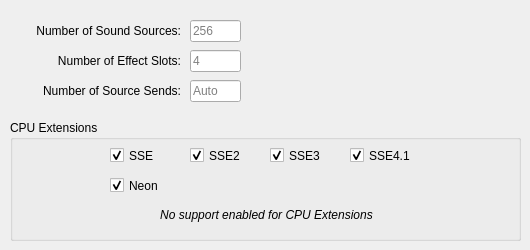
    <widget class="QWidget" name="tab_2">
     <attribute name="title">
      <string>Resources</string>
     </attribute>
     <widget class="QLineEdit" name="srcCountLineEdit">
      <property name="geometry">
       <rect>
        <x>190</x>
        <y>20</y>
        <width>51</width>
        <height>22</height>
       </rect>
      </property>
      <property name="toolTip">
       <string>The maximum number of allocatable sources. Lower values may
help for systems with apps that try to play more sounds than
the CPU can handle.</string>
      </property>
      <property name="inputMask">
       <string/>
      </property>
      <property name="maxLength">
       <number>3</number>
      </property>
      <property name="frame">
       <bool>true</bool>
      </property>
      <property name="placeholderText">
       <string>256</string>
      </property>
     </widget>
     <widget class="QLabel" name="label_3">
      <property name="geometry">
       <rect>
        <x>10</x>
        <y>20</y>
        <width>171</width>
        <height>21</height>
       </rect>
      </property>
      <property name="text">
       <string>Number of Sound Sources:</string>
      </property>
      <property name="alignment">
       <set>Qt::AlignRight|Qt::AlignTrailing|Qt::AlignVCenter</set>
      </property>
     </widget>
     <widget class="QLabel" name="label_4">
      <property name="geometry">
       <rect>
        <x>10</x>
        <y>50</y>
        <width>171</width>
        <height>21</height>
       </rect>
      </property>
      <property name="text">
       <string>Number of Effect Slots:</string>
      </property>
      <property name="alignment">
       <set>Qt::AlignRight|Qt::AlignTrailing|Qt::AlignVCenter</set>
      </property>
     </widget>
     <widget class="QLineEdit" name="effectSlotLineEdit">
      <property name="geometry">
       <rect>
        <x>190</x>
        <y>50</y>
        <width>51</width>
        <height>22</height>
       </rect>
      </property>
      <property name="toolTip">
       <string>The maximum number of Auxiliary Effect Slots an app can
create. A slot can use a non-negligible amount of CPU time if
an effect is set on it even if no sources are feeding it, so this
may help when apps use more than the system can handle.</string>
      </property>
      <property name="inputMask">
       <string/>
      </property>
      <property name="maxLength">
       <number>1</number>
      </property>
      <property name="frame">
       <bool>true</bool>
      </property>
      <property name="placeholderText">
       <string>4</string>
      </property>
     </widget>
     <widget class="QLabel" name="label_8">
      <property name="geometry">
       <rect>
        <x>10</x>
        <y>80</y>
        <width>171</width>
        <height>21</height>
       </rect>
      </property>
      <property name="text">
       <string>Number of Source Sends:</string>
      </property>
      <property name="alignment">
       <set>Qt::AlignRight|Qt::AlignTrailing|Qt::AlignVCenter</set>
      </property>
     </widget>
     <widget class="QLineEdit" name="srcSendLineEdit">
      <property name="geometry">
       <rect>
        <x>190</x>
        <y>80</y>
        <width>51</width>
        <height>22</height>
       </rect>
      </property>
      <property name="toolTip">
       <string>The number of auxiliary sends per source. When not specified,
it allows the app to request how many it wants. The maximum
value currently possible is 4.</string>
      </property>
      <property name="maxLength">
       <number>1</number>
      </property>
      <property name="placeholderText">
       <string>Auto</string>
      </property>
     </widget>
     <widget class="QGroupBox" name="cpuExtGroupBox">
      <property name="geometry">
       <rect>
        <x>10</x>
        <y>120</y>
        <width>511</width>
        <height>121</height>
       </rect>
      </property>
      <property name="toolTip">
       <string>Enables use of specific CPU extensions. Certain methods may
utilize CPU extensions when detected, and disabling these can
be useful for preventing those extensions from being used.</string>
      </property>
      <property name="title">
       <string>CPU Extensions</string>
      </property>
      <widget class="QCheckBox" name="enableSSECheckBox">
       <property name="geometry">
        <rect>
         <x>100</x>
         <y>20</y>
         <width>71</width>
         <height>31</height>
        </rect>
       </property>
       <property name="text">
        <string>SSE</string>
       </property>
       <property name="checked">
        <bool>true</bool>
       </property>
      </widget>
      <widget class="QCheckBox" name="enableSSE2CheckBox">
       <property name="geometry">
        <rect>
         <x>180</x>
         <y>20</y>
         <width>71</width>
         <height>31</height>
        </rect>
       </property>
       <property name="text">
        <string>SSE2</string>
       </property>
       <property name="checked">
        <bool>true</bool>
       </property>
      </widget>
      <widget class="QCheckBox" name="enableNeonCheckBox">
       <property name="geometry">
        <rect>
         <x>100</x>
         <y>50</y>
         <width>71</width>
         <height>31</height>
        </rect>
       </property>
       <property name="text">
        <string>Neon</string>
       </property>
       <property name="checked">
        <bool>true</bool>
       </property>
      </widget>
      <widget class="QCheckBox" name="enableSSE41CheckBox">
       <property name="geometry">
        <rect>
         <x>340</x>
         <y>20</y>
         <width>71</width>
         <height>31</height>
        </rect>
       </property>
       <property name="text">
        <string>SSE4.1</string>
       </property>
       <property name="checked">
        <bool>true</bool>
       </property>
      </widget>
      <widget class="QCheckBox" name="enableSSE3CheckBox">
       <property name="geometry">
        <rect>
         <x>260</x>
         <y>20</y>
         <width>71</width>
         <height>31</height>
        </rect>
       </property>
       <property name="text">
        <string>SSE3</string>
       </property>
       <property name="checked">
        <bool>true</bool>
       </property>
      </widget>
      <widget class="QLabel" name="cpuExtDisabledLabel">
       <property name="geometry">
        <rect>
         <x>101</x>
         <y>80</y>
         <width>311</width>
         <height>31</height>
        </rect>
       </property>
       <property name="text">
        <string>&lt;html&gt;&lt;head/&gt;&lt;body&gt;&lt;p align=&quot;center&quot;&gt;&lt;span style=&quot; font-style:italic;&quot;&gt;No support enabled for CPU Extensions&lt;/span&gt;&lt;/p&gt;&lt;/body&gt;&lt;/html&gt;</string>
       </property>
      </widget>
     </widget>
    </widget>
